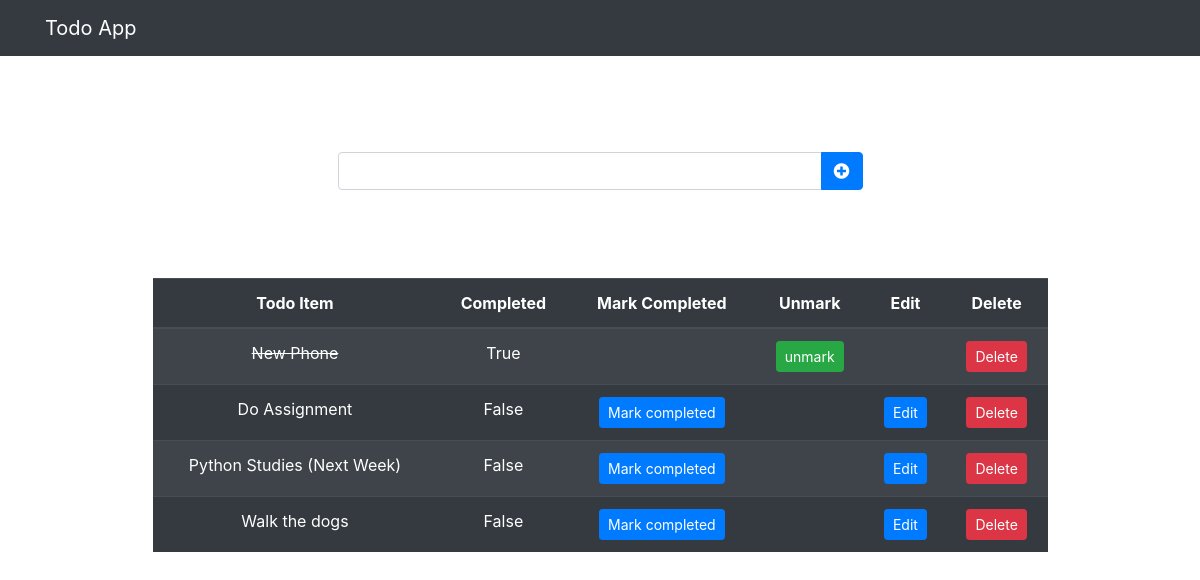
Before: / with the older database file.
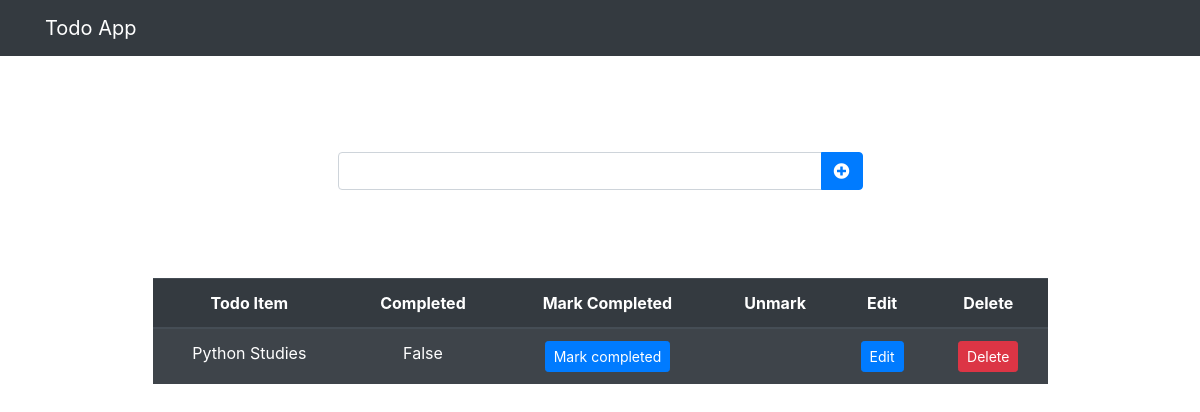
After: the same page with the newer database file.
### todo_app/models.py (models this page shows, shortened)
class List(models.Model):
    item = models.CharField(max_length=200)
    completed = models.BooleanField(default=False)
    created = models.DateTimeField(auto_now_add=True)

### todo_app/views.py (the view)
# urls.py: path('', views.index, name='home'),
def index(request):
    if request.method == "POST":
        form = ListForm(request.POST or None)
        if form.is_valid():
            form.save()
            items = List.objects.all()
            items = List.objects.order_by('-created')
            messages.success(request, "Todo item added successfully")
            return redirect('/')
    else:
        items = List.objects.all()
        items = List.objects.order_by('-created')
        return render(request, 'todo_app/index.html', {'items':items})

### todo_app/templates/todo_app/index.html (shortened to what this page needs)
{% extends 'todo_app/base.html' %}
{% load static %}
{% block content %}
<div class="container">
    <br><br><br><br>
    <form action="" method="post" >
        <div class="row col-sm-6 offset-3">
            <div class="input-group mb-3">
                    <input type="text" class="form-control" placeholder="" aria-label="Example text with button addon" aria-describedby="button-addon2" name="item" required>
                    <div class="input-group-append">
                    <button class="btn btn-primary" type="submit" id="button-addon2"><i class="fas fa-plus-circle"></i></button>
                </div>
            </div>
        </div>
    </form>
    <br><br><br>
    <div class="row col-sm-10 offset-1 d-flex justify-content-center">
        <table class="table table-striped table-dark">
            <thead>
            <tr class="text-center">
                <th scope="col">Todo Item</th>
                <th scope="col">Completed</th>
                <th scope="col">Mark Completed</th>
                <th scope="col">Unmark</th>
                <th scope="col">Edit</th>
                <th scope="col">Delete</th>
            </tr>
            </thead>
            <tbody>
            {% for item in items %}
                {% if item.completed %}
                <tr class="text-center">
                    <td class="striker">{{item.item}}</td>
                    <td>{{item.completed}}</td>
                    <td></td>
                    <td><a href="{% url 'unmark' pk=item.id %}"><button type="button" class="btn btn-success btn-sm">unmark</button></a></td>
                    <td></td>
                    <td><button type="button" class="btn btn-danger btn-sm" data-toggle="modal" data-target="#delete-modal-{{item.id}}">Delete</button></td>
                </tr>
                {% else %}
                <tr class="text-center">
                    <td>{{item.item}}</td>
                    <td>{{item.completed}}</td>
                    <td><a href="{% url 'mark_completed' pk=item.id %}"><button type="button" class="btn btn-primary btn-sm">Mark completed</button></a></td>
                    <td></td>
                    <td><button type="button" class="btn btn-primary btn-sm" data-toggle="modal" data-target="#edit-modal-{{item.id}}">Edit</button></td>
                    <td><button type="button" class="btn btn-danger btn-sm" data-toggle="modal" data-target="#delete-modal-{{item.id}}">Delete</button></td>
                </tr>
                {% endif %}
            {% endfor %}
            </tbody>
        </table>
    </div>
</div>
{% endblock %}

### todo_app/templates/todo_app/base.html (shortened to what this page needs)
{% load static  %}
<!doctype html>
<html lang="en">
  <head>
    <link rel="stylesheet" href="https://cdn.jsdelivr.net/npm/bootstrap@4.5.3/dist/css/bootstrap.min.css">
    <link rel="stylesheet" href="https://pro.fontawesome.com/releases/v5.10.0/css/all.css"/>
    <link rel="stylesheet" href="{% static 'css/style.css' %}">
  </head>
  <body>
    <nav class="navbar navbar-expand-lg navbar-dark bg-dark">
        <div class="container">
            <a class="navbar-brand" href="{% url 'home' %}">Todo App</a>
        </div>
    </nav>
    {% block content %}
    {% endblock %}
  </body>
</html>

Changed rows visible on the page:
removed List: item "New Phone", completed "True"
removed List: item "Do Assignment", completed "False"
removed List: item "Python Studies (Next Week)", completed "False"
removed List: item "Walk the dogs", completed "False"
added List: item "Python Studies", completed "False"
